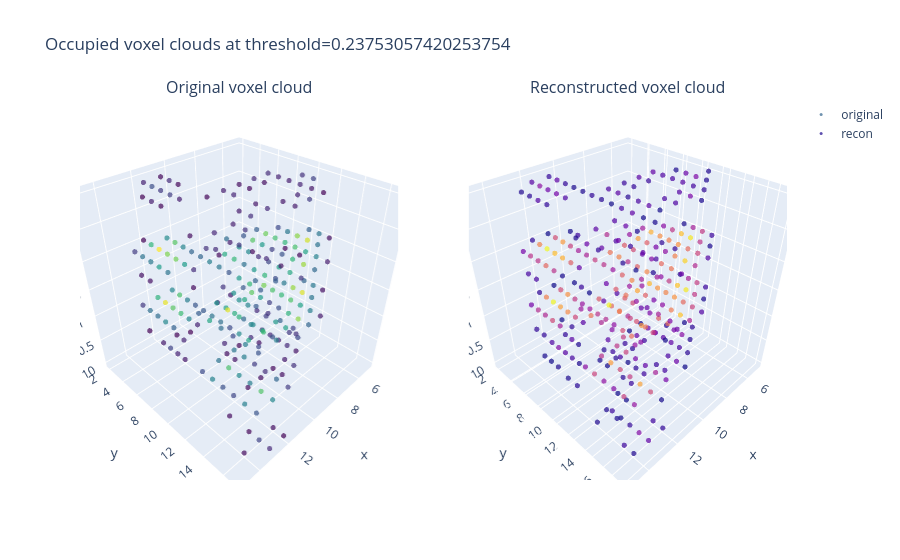

Source (notebook cell):
### Code cell
def plot_voxel_clouds_auto(sample: dict, ratio: float = 0.25, floor: float = 0.005) -> go.Figure:
    threshold = suggest_reconstruction_threshold(sample, ratio=ratio, floor=floor)
    return plot_voxel_clouds(sample, threshold=threshold)


safe_show('plot_voxel_clouds_auto', lambda: plot_voxel_clouds_auto(sample_bundle))

### Figure 1 — Plotly figure (JSON) as saved in the notebook; plotly's stock layout.template omitted (floating-point values rounded to 4 significant figures; data arrays with more than 128 entries replaced by an {"elided": "..."} marker saying what was removed)
{"data": [{"marker": {"color": {"elided": "244 float values"}, "colorscale": [[0, "#440154"], [0.1111, "#482878"], [0.2222, "#3e4989"], [0.3333, "#31688e"], [0.4444, "#26828e"], [0.5556, "#1f9e89"], [0.6667, "#35b779"], [0.7778, "#6ece58"], [0.8889, "#b5de2b"], [1, "#fde725"]], "opacity": 0.7, "size": 3}, "mode": "markers", "name": "original", "scene": "scene", "type": "scatter3d", "x": {"elided": "244 int values"}, "y": {"elided": "244 int values"}, "z": {"elided": "244 int values"}}, {"marker": {"color": {"elided": "307 float values"}, "colorscale": [[0, "#0d0887"], [0.1111, "#46039f"], [0.2222, "#7201a8"], [0.3333, "#9c179e"], [0.4444, "#bd3786"], [0.5556, "#d8576b"], [0.6667, "#ed7953"], [0.7778, "#fb9f3a"], [0.8889, "#fdca26"], [1, "#f0f921"]], "opacity": 0.7, "size": 3}, "mode": "markers", "name": "recon", "scene": "scene2", "type": "scatter3d", "x": {"elided": "307 int values"}, "y": {"elided": "307 int values"}, "z": {"elided": "307 int values"}}], "layout": {"annotations": [{"font": {"size": 16}, "showarrow": false, "text": "Original voxel cloud", "x": 0.225, "xanchor": "center", "xref": "paper", "y": 1, "yanchor": "bottom", "yref": "paper"}, {"font": {"size": 16}, "showarrow": false, "text": "Reconstructed voxel cloud", "x": 0.775, "xanchor": "center", "xref": "paper", "y": 1, "yanchor": "bottom", "yref": "paper"}], "scene": {"domain": {"x": [0, 0.45], "y": [0, 1]}}, "scene2": {"domain": {"x": [0.55, 1], "y": [0, 1]}}, "title": {"text": "Occupied voxel clouds at threshold=0.23753057420253754"}}}
